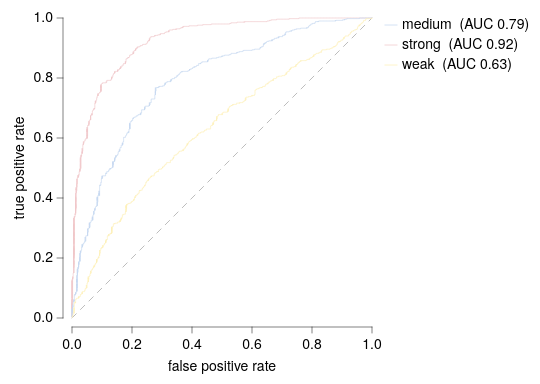

Write a Vega-Lite specification for this figure.
### Vega-Lite specification from a JSON file in a GitHub repository (floating-point values rounded to 4 significant figures; data arrays with more than 128 entries replaced by an {"elided": "..."} marker saying what was removed)
{"background": null, "config": {"arc": {"fill": "#DBDBDB", "fillOpacity": 1.0, "innerRadius": 37.5, "padAngle": 0.03, "stroke": "black", "strokeOpacity": 1, "strokeWidth": 0.25}, "area": {"fill": "#DBDBDB", "fillOpacity": 1.0, "stroke": "black", "strokeOpacity": 1, "strokeWidth": 0.25}, "axis": {"domain": true, "domainCap": "round", "domainColor": "black", "domainWidth": 0.25, "grid": false, "gridCap": "round", "gridColor": "#F1F1F1", "gridDash": [0, 0], "gridOpacity": 1.0, "gridWidth": 0.25, "labelColor": "black", "labelFont": "Helvetica Neue", "labelFontSize": 7, "labelFontStyle": "normal", "labelFontWeight": 400, "offset": 4.5, "ticks": true, "tickCap": "round", "tickColor": "black", "tickRound": false, "tickSize": 3, "tickWidth": 0.25, "titleColor": "black", "titleFont": "Helvetica Neue", "titleFontSize": 7, "titleFontStyle": "normal", "titleFontWeight": 400}, "axisX": {"domain": true, "labelAlign": "center", "labelAngle": 0, "labels": true, "ticks": true, "translate": 0}, "axisY": {"domain": true, "labelAlign": "right", "labelAngle": 0, "labels": true, "ticks": true, "translate": 0}, "axisRight": {"domain": true, "labelAlign": "left", "labelAngle": 0, "labels": true, "ticks": true, "translate": 0}, "axisTop": {"domain": true, "labelAlign": "center", "labelAngle": 0, "labels": true, "ticks": true, "translate": 0}, "axisBand": {"tickOffset": 0}, "bar": {"fill": "#DBDBDB", "fillOpacity": 1.0, "stroke": "black", "strokeOpacity": 1, "strokeWidth": 0.25}, "boxplot": {"size": 13.5, "ticks": {"cornerRadius": 0.25, "fill": "black", "opacity": 1, "size": 6.75, "thickness": 0.25}, "box": {"fillOpacity": 1.0, "stroke": "black", "strokeOpacity": 1, "strokeWidth": 0.25}, "median": {"cornerRadius": 0, "fill": "black", "fillOpacity": 1.0, "opacity": 1, "size": 13.5, "thickness": 0.25}, "rule": {"fill": "black", "fillOpacity": 1.0, "size": 15.0, "stroke": "black", "strokeDash": [0, 0], "strokeOpacity": 1, "strokeWidth": 0.25}, "outliers": {"color": "black", "fill": "black", "fillOpacity": 1.0, "size": 0, "stroke": "black", "strokeOpacity": 1, "strokeWidth": 0.25}}, "circle": {"fill": "black", "fillOpacity": 1.0, "size": 0.75, "stroke": null, "strokeOpacity": 1, "strokeWidth": 0.25}, "errorband": {"band": {"fillOpacity": 0.6, "stroke": null, "strokeWidth": 0.25, "strokeOpacity": 1}, "borders": {"opacity": 0, "strokeOpacity": 0.25, "strokeWidth": 1}}, "errorbar": {"opacity": 1, "rule": {"strokeDash": [0, 0], "strokeWidth": 0.25}, "ticks": {"color": "black", "cornerRadius": 0.125, "opacity": 1, "size": 9.0, "thickness": 0.25}, "thickness": 0.25}, "font": "Helvetica Neue", "geoshape": {"fill": "#DBDBDB", "fillOpacity": 1.0, "stroke": "black", "strokeOpacity": 1, "strokeWidth": 0.25}, "header": {"labelColor": "black", "labelFont": "Helvetica Neue", "labelFontSize": 7, "labelFontStyle": "normal", "labelFontWeight": 400, "titleColor": "black", "titleFont": "Helvetica Neue", "titleFontSize": 7, "titleFontStyle": "normal", "titleFontWeight": 400, "titlePadding": 0}, "legend": {"disable": false, "offset": 4.5, "titlePadding": 4, "labelOffset": 2, "gradientLabelOffset": 2, "gradientLength": 75.0, "gradientThickness": 7.5, "gradientOpacity": 1.0, "gradientStrokeColor": "black", "gradientStrokeWidth": 0.25, "labelColor": "black", "labelFont": "Helvetica Neue", "labelFontSize": 7, "labelFontStyle": "normal", "labelFontWeight": 400, "strokeColor": "black", "strokeWidth": 0, "symbolSize": 42, "symbolStrokeColor": "black", "symbolStrokeWidth": 0.25, "titleColor": "black", "titleFont": "Helvetica Neue", "titleFontSize": 7, "titleFontStyle": "normal", "titleFontWeight": 400}, "line": {"color": "black", "stroke": "black", "strokeCap": "round", "strokeDash": [0, 0], "strokeOpacity": 1, "strokeWidth": 0.375}, "point": {"filled": true, "fill": "#DBDBDB", "fillOpacity": 1.0, "size": 7.5, "stroke": "black", "strokeOpacity": 1, "strokeWidth": 0.25}, "range": {"category": ["#C6D9F1", "#F1C9CB", "#FEF0B9", "#CEE37A", "#7AA8E0", "#E589A3", "#FDDD5D", "#68B961", "#4177B1", "#C35082", "#E5C227", "#438156"], "diverging": {"scheme": ["#C35082", "#CE6D94", "#D989A7", "#E2A4BA", "#EABFCE", "#F1DBE2", "#F6F6F6", "#D7E0EB", "#B9CBE0", "#9BB6D5", "#7DA1C9", "#5F8CBD", "#4177B1"]}, "heatmap": {"scheme": ["#32022B", "#43044D", "#4C196E", "#4D338C", "#484DA6", "#3A68BB", "#1D83CA", "#1D9CCB", "#23B5C9", "#28CDC5", "#4DE0B4", "#91EE9F"]}, "ordinal": {"scheme": ["#F1F1F1", "#DBDBDB", "#C6C6C6", "#B2B2B2", "#9D9D9D", "#898989", "#767676", "#636363", "#515151", "#404040", "#2F2F2F", "#1F1F1F"]}, "ramp": {"scheme": ["#32022B", "#43044D", "#4C196E", "#4D338C", "#484DA6", "#3A68BB", "#1D83CA", "#1D9CCB", "#23B5C9", "#28CDC5", "#4DE0B4", "#91EE9F"]}}, "rule": {"color": "black", "stroke": "black", "strokeCap": "round", "strokeDash": [2, 2], "strokeOpacity": 1, "strokeWidth": 0.25}, "scale": {"bandPaddingInner": 0.1, "bandPaddingOuter": 0.1, "round": false}, "rect": {"fill": "#DBDBDB", "fillOpacity": 1.0, "stroke": "black", "strokeOpacity": 1, "strokeWidth": 0.25}, "square": {"fill": "#DBDBDB", "fillOpacity": 1.0, "size": 15.0, "stroke": "black", "strokeOpacity": 1, "strokeWidth": 0.25}, "text": {"color": "black", "font": "Helvetica Neue", "fontSize": 7, "fontStyle": "normal", "fontWeight": 400}, "tick": {"color": "black", "cornerRadius": 0.125, "opacity": 1.0, "size": 13.5, "thickness": 0.25}, "title": {"anchor": "middle", "frame": "group", "color": "black", "font": "Helvetica Neue", "fontSize": 7, "fontStyle": "normal", "fontWeight": 400, "subtitleColor": "black", "subtitleFont": "Helvetica Neue", "subtitleFontSize": "Helvetica Neue", "subtitleFontStyle": "normal", "subtitleFontWeight": 400}, "trail": {"color": "black", "opacity": 1, "size": 0.375}, "view": {"continuousWidth": 150, "continuousHeight": 150, "discreteWidth": 150, "discreteHeight": 150, "fill": null, "stroke": null, "strokeWidth": 0.25}}, "layer": [{"data": {"name": "data-3202155f3934f7fbee309f063f2d1ca5"}, "mark": {"type": "line", "color": "gray", "opacity": 0.7, "strokeDash": [3, 3]}, "encoding": {"x": {"field": "fpr", "type": "quantitative"}, "y": {"field": "tpr", "type": "quantitative"}}}, {"data": {"name": "data-17351f3b014114568340c31df5c3e7c1"}, "mark": {"type": "line", "interpolate": "step-after"}, "encoding": {"color": {"field": "model", "title": null, "type": "nominal"}, "x": {"field": "fpr", "scale": {"domain": [0, 1], "nice": false}, "title": "false positive rate", "type": "quantitative"}, "y": {"field": "tpr", "scale": {"domain": [0, 1], "nice": false}, "title": "true positive rate", "type": "quantitative"}}}], "$schema": "https://vega.github.io/schema/vega-lite/v6.4.1.json", "datasets": {"data-3202155f3934f7fbee309f063f2d1ca5": [{"fpr": 0.0, "tpr": 0.0}, {"fpr": 1.0, "tpr": 1.0}], "data-17351f3b014114568340c31df5c3e7c1": {"elided": "3000 records"}}}
